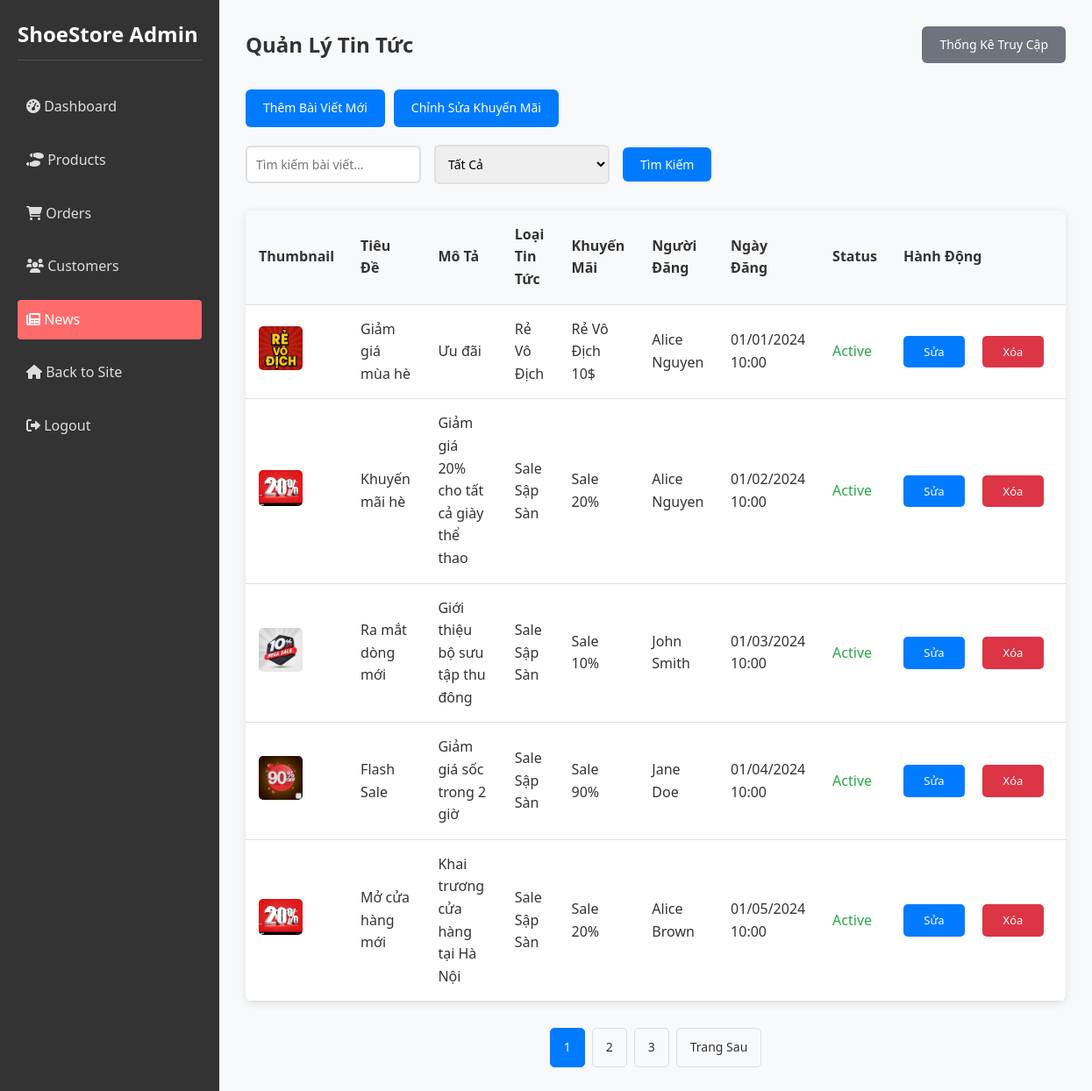
/index.php?controller=adminNews&action=manage (signed in), run on the app's committed database.
### tables this page shows
CREATE TABLE `news` (
  `NewsID` int(11) NOT NULL,
  `Title` varchar(200) DEFAULT NULL,
  `Description` text DEFAULT NULL,
  `Content` text DEFAULT NULL,
  `AdminID` int(11) DEFAULT NULL,
  `thumbnail` varchar(255) DEFAULT NULL,
  `DateCreated` datetime DEFAULT current_timestamp(),
  `news_type` varchar(50) DEFAULT 'normal',
  `promotion_id` int(11) DEFAULT NULL
);

CREATE TABLE `promotions` (
  `promotion_id` int(11) NOT NULL,
  `promotion_type` varchar(50) NOT NULL,
  `promotion_name` varchar(100) NOT NULL,
  `discount_percentage` decimal(5,2) DEFAULT NULL,
  `fixed_price` decimal(10,2) DEFAULT NULL,
  `start_date` datetime NOT NULL,
  `end_date` datetime NOT NULL
);

### controllers/AdminNewsController.php (called while the page is built, shortened)
<?php
require_once 'models/NewsModel.php';
class AdminNewsController {
    private $newsModel;
    public function __construct() {
        $this->newsModel = new NewsModel();
    }
    public function manage() {
        $search = isset($_GET['search']) ? trim($_GET['search']) : '';
        $status = isset($_GET['status']) ? trim($_GET['status']) : 'all';
        $limit = 5;
        $page = isset($_GET['page']) ? (int)$_GET['page'] : 1;
        $offset = ($page - 1) * $limit;
        $news = $this->newsModel->getNewsWithAdmin($search, $limit, $offset, $status);
        $totalNews = $this->newsModel->getNewsCount($search, $status);
        $totalPages = ceil($totalNews / $limit);
        require_once 'views/admin/components/header.php';
        require_once 'views/admin/pages/manage-news.php';
        require_once 'views/admin/components/admin_footer.php';
    }
}

### index.php (called while the page is built, shortened)
<?php
spl_autoload_register(function ($class_name) {
    $controllerPath = 'controllers/' . $class_name . '.php';
    $modelPath = 'models/' . $class_name . '.php';
});
$action = isset($_GET['action']) ? preg_replace('/[^a-zA-Z0-9]/', '', $_GET['action']) : 'index';
$controllerInstance = new $controllerClass();
$controllerInstance->$action();

### models/Database.php (called while the page is built)
<?php
class Database {
    private $host = 'localhost';
    private $db_name = 'shoe';
    private $username = 'root';
    private $password = '123456789';
    private $pdo;
    public function __construct() {
        try {
            $this->pdo = new PDO(
                "mysql:host=$this->host;dbname=$this->db_name;charset=utf8mb4",
                $this->username,
                $this->password
            );
            $this->pdo->setAttribute(PDO::ATTR_ERRMODE, PDO::ERRMODE_EXCEPTION);
        } catch (PDOException $e) {
            die("Connection failed: " . $e->getMessage());
        }
    }
    public function getConnection() {
        return $this->pdo;
    }
}

### models/NewsModel.php (called while the page is built, shortened)
<?php
class NewsModel {
    private $db;
    public function __construct() {
        $database = new Database();
        $this->db = $database->getConnection();
    }
    public function getNewsWithAdmin($search = '', $limit = 10, $offset = 0, $status = 'all') {
        $query = "SELECT n.*, CONCAT(admin.Fname, ' ', admin.Lname) AS AdminName, p.promotion_name, p.start_date, p.end_date
                  FROM news n
                  JOIN admin ON n.AdminID = admin.AdminID
                  LEFT JOIN promotions p ON n.promotion_id = p.promotion_id";
        $query .= " LIMIT :limit OFFSET :offset";
        $stmt = $this->db->prepare($query);
        $stmt->bindValue(':limit', (int)$limit, PDO::PARAM_INT);
        $stmt->bindValue(':offset', (int)$offset, PDO::PARAM_INT);
        $stmt->execute();
        return $stmt->fetchAll(PDO::FETCH_ASSOC);
    }
    public function getNewsCount($search = '', $status = 'all') {
        $query = "SELECT COUNT(*)
                  FROM news
                  JOIN admin ON news.AdminID = admin.AdminID
                  LEFT JOIN promotions p ON news.promotion_id = p.promotion_id";
        $stmt = $this->db->prepare($query);
        $stmt->execute();
        return $stmt->fetchColumn();
    }
}

### views/admin/pages/manage-news.php (the view, shortened to what this page needs)
<div class="admin-header">
    <h1>Quản Lý Tin Tức</h1>
    <a href="/shoesWebsite/index.php?controller=adminNews&action=stats" class="btn btn-secondary">Thống Kê Truy Cập</a>
</div>
<div class="admin-actions">
    <a href="/shoesWebsite/index.php?controller=adminNews&action=addNews" class="btn btn-primary">Thêm Bài Viết Mới</a>
    <a href="/shoesWebsite/index.php?controller=adminPromotion&action=index" class="btn btn-primary">Chỉnh Sửa Khuyến Mãi</a>
</div>
<form method="get" class="search-form">
    <input type="text" name="search" placeholder="Tìm kiếm bài viết..." value="<?php echo htmlspecialchars($search); ?>">
    <select name="status">
        <option value="all" <?php echo $status === 'all' ? 'selected' : ''; ?>>Tất Cả</option>
    </select>
    <button type="submit">Tìm Kiếm</button>
</form>
<table class="table admin-table">
    <thead>
        <tr>
            <th>Thumbnail</th>
            <th>Tiêu Đề</th>
            <th>Mô Tả</th>
            <th>Loại Tin Tức</th>
            <th>Khuyến Mãi</th>
            <th>Người Đăng</th>
            <th>Ngày Đăng</th>
            <th>Status</th>
            <th>Hành Động</th>
        </tr>
    </thead>
    <tbody>
        <?php if (empty($news)): ?>
            <tr>
                <td colspan="9">Không tìm thấy bài viết nào.</td>
            </tr>
        <?php else: ?>
            <?php foreach ($news as $item): ?>
                <tr>
                    <td>
                        <?php if ($item['thumbnail'] && file_exists($item['thumbnail'])): ?>
                            <img src="/shoesWebsite/<?php echo htmlspecialchars($item['thumbnail']); ?>" alt="Thumbnail">
                        <?php else: ?>
                            Không có ảnh
                        <?php endif; ?>
                    </td>
                    <td><?php echo htmlspecialchars($item['Title']); ?></td>
                    <td><?php echo htmlspecialchars($item['Description']); ?></td>
                    <td>
                        <?php
                        $news_types = [
                            'general' => 'Tin Tức Thông Thường',
                            'flash_sale' => 'Sale Sập Sàn',
                            'fixed_price' => 'Rẻ Vô Địch',
                        ];
                        echo $news_types[$item['news_type']] ?? 'Không xác định';
                        ?>
                    </td>
                    <td><?php echo htmlspecialchars($item['promotion_name'] ?? 'Không có'); ?></td>
                    <td><?php echo htmlspecialchars($item['AdminName'] ?? 'Unknown'); ?></td>
                    <td><?php echo date('d/m/Y H:i', strtotime($item['DateCreated'])); ?></td>
                    <td>
                        <?php
                        if ($item['promotion_id']) {
                            $now = new DateTime();
                            $startDate = new DateTime($item['start_date']);
                            $endDate = new DateTime($item['end_date']);
                            if ($now < $startDate) {
                                echo '<span class="status-pending">Pending</span>';
                            } elseif ($now >= $startDate && $now <= $endDate) {
                                echo '<span class="status-active">Active</span>';
                            } else {
                                echo '<span class="status-expired">Expired</span>';
                            }
                        } else {
                            echo '-';
                        }
                        ?>
                    </td>
                    <td>
                        <div class="action-buttons">
                            <a href="/shoesWebsite/index.php?controller=adminNews&action=editNews&id=<?php echo $item['NewsID']; ?>" class="btn btn-primary">Sửa</a>
                            <a href="/shoesWebsite/index.php?controller=adminNews&action=deleteNews&id=<?php echo $item['NewsID']; ?>" class="btn btn-danger" onclick="return confirm('Bạn có chắc muốn xóa bài viết này?')">Xóa</a>
                        </div>
                    </td>
                </tr>
            <?php endforeach; ?>
        <?php endif; ?>
    </tbody>
</table>
<div class="pagination">
    <?php if ($totalPages > 1): ?>
        <?php for ($i = 1; $i <= $totalPages; $i++): ?>
            <a href="/shoesWebsite/index.php?controller=adminNews&action=manage&search=<?php echo urlencode($search); ?>&status=<?php echo urlencode($status); ?>&page=<?php echo $i; ?>" class="<?php echo $i === $page ? 'active' : ''; ?>"><?php echo $i; ?></a>
        <?php endfor; ?>
        <?php if ($page < $totalPages): ?>
            <a href="/shoesWebsite/index.php?controller=adminNews&action=manage&search=<?php echo urlencode($search); ?>&status=<?php echo urlencode($status); ?>&page=<?php echo $page + 1; ?>">Trang Sau</a>
        <?php endif; ?>
    <?php endif; ?>
</div>

### assets/css/style.css (style rules this page uses)
* { margin: 0; padding: 0; box-sizing: border-box; font-family: "Segoe UI", Tahoma, Geneva, Verdana, sans-serif; }
body { background-color: #f8f9fa; color: #333; line-height: 1.6; }
a { text-decoration: none; color: #333; }
.btn { display: inline-block; background-color: #ff6b6b; color: white; padding: 12px 30px; border: none; border-radius: 4px; cursor: pointer; font-size: 16px; transition: all 0.3s ease; }
.admin-header { display: flex; justify-content: space-between; align-items: center; margin-bottom: 30px; }
.admin-table { width: 100%; border-collapse: collapse; }
.admin-table th, .admin-table td { padding: 12px 15px; text-align: left; border-bottom: 1px solid #ddd; }
.admin-table th { background-color: #f8f9fa; }
table { width: 100%; border-collapse: collapse; margin-top: 20px; }
table th, table td { padding: 12px 15px; text-align: left; border-bottom: 1px solid #ddd; }
table th { background-color: #f8f9fa; font-weight: bold; }
table td a { margin-right: 10px; }
.btn-danger { background-color: #dc3545; color: white; padding: 8px 15px; border-radius: 4px; transition: background-color 0.3s ease; }

### views/admin/pages/manage-news.php (style rules this page uses)
.admin-header { display: flex; justify-content: space-between; align-items: center; margin-bottom: 30px; }
.admin-header h1 { font-size: 24px; font-weight: 600; color: #333; }
.admin-actions { display: flex; gap: 10px; margin-bottom: 20px; }
.btn { padding: 10px 20px; border-radius: 6px; text-decoration: none; font-size: 14px; font-weight: 500; transition: background-color 0.3s ease; }
.btn-primary { background-color: #007bff; color: white; border: none; }
.btn-secondary { background-color: #6c757d; color: white; border: none; }
.btn-danger { background-color: #dc3545; color: white; border: none; }
.search-form { display: flex; gap: 15px; margin-bottom: 30px; align-items: center; }
.search-form input[type="text"], .search-form select { padding: 10px; border: 2px solid #e0e0e0; border-radius: 6px; font-size: 14px; width: 200px; transition: border-color 0.3s ease; }
.search-form button { padding: 10px 20px; background-color: #007bff; color: white; border: none; border-radius: 6px; cursor: pointer; font-size: 14px; font-weight: 500; transition: background-color 0.3s ease; }
.admin-table { width: 100%; border-collapse: collapse; background-color: #ffffff; box-shadow: 0 2px 10px rgba(0, 0, 0, 0.1); border-radius: 8px; overflow: hidden; }
.admin-table th, .admin-table td { padding: 15px; text-align: left; border-bottom: 1px solid #e0e0e0; }
.admin-table th { background-color: #f8f9fa; font-weight: 600; color: #333; }
.admin-table img { max-width: 50px; border-radius: 5px; object-fit: cover; }
.admin-table .action-buttons { display: flex; gap: 10px; }
.admin-table .action-buttons a { padding: 8px 15px; font-size: 13px; border-radius: 5px; text-align: center; min-width: 70px; }
.pagination { margin-top: 30px; text-align: center; display: flex; justify-content: center; gap: 8px; }
.pagination a { padding: 10px 15px; border: 1px solid #ddd; border-radius: 5px; text-decoration: none; color: #333; font-size: 14px; transition: background-color 0.3s ease; }
.pagination a.active { background-color: #007bff; color: white; border-color: #007bff; }
.status-active { color: #28a745; font-weight: 500; }

### data on the page
news: thumbnail (picture), Title "Giảm giá mùa hè", Description "Ưu đãi", news_type "Rẻ Vô Địch", promotion.promotion_name "Rẻ Vô Địch 10$", AdminName "Alice Nguyen", DateCreated "01/01/2024 10:00", shows "Active"
news: thumbnail (picture), Title "Khuyến mãi hè", Description "Giảm giá 20% cho tất cả giày thể thao", news_type "Sale Sập Sàn", promotion.promotion_name "Sale 20%", AdminName "Alice Nguyen", DateCreated "01/02/2024 10:00", shows "Active"
news: thumbnail (picture), Title "Ra mắt dòng mới", Description "Giới thiệu bộ sưu tập thu đông", news_type "Sale Sập Sàn", promotion.promotion_name "Sale 10%", AdminName "John Smith", DateCreated "01/03/2024 10:00", shows "Active"
news: thumbnail (picture), Title "Flash Sale", Description "Giảm giá sốc trong 2 giờ", news_type "Sale Sập Sàn", promotion.promotion_name "Sale 90%", AdminName "Jane Doe", DateCreated "01/04/2024 10:00", shows "Active"
news: thumbnail (picture), Title "Mở cửa hàng mới", Description "Khai trương cửa hàng tại Hà Nội", news_type "Sale Sập Sàn", promotion.promotion_name "Sale 20%", AdminName "Alice Brown", DateCreated "01/05/2024 10:00", shows "Active"
